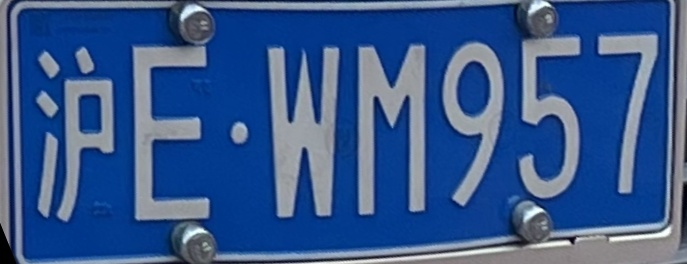
#> input picture test_img/test1.jpg_plate.jpg, 687 x 264 px, found by its file name
$ python template_match.py
#> lines starting #> are read from the running program, lines starting #| are printed output that depends on the picture; pictures that were not available may be replaced by others from this repository, and a replacement may not be noted
from typing import IO
import numpy as np
import cv2
from numpy.lib.shape_base import tile
import utils
import matplotlib.pyplot as plt
import os
import copy


class TemplateMatcher:
    def __init__(self, threshold=0.1, template_path='templates', visualize=False):
        self.template_path = template_path
        self.methods = ['cv2.TM_CCOEFF',  \
         'cv2.TM_CCOEFF_NORMED', 'cv2.TM_CCORR',
            'cv2.TM_CCORR_NORMED', 'cv2.TM_SQDIFF', 'cv2.TM_SQDIFF_NORMED']
        self.threshold = threshold
        self.visualize = visualize

    def match(self, img, template, scale_speed):
        """
        Multi scale Template match
        """


        template = cv2.cvtColor(template, cv2.COLOR_BGR2GRAY)

        template = cv2.Canny(template, 50, 200)

        gray = cv2.cvtColor(img, cv2.COLOR_BGR2GRAY)
        # utils.show_img(gray)
        found = None
        visualize = self.visualize

        (tH, tW) = template.shape[:2]

        # find scale
        scale_low = 0.1
        scale_high = 1
        scale_num = 20
        # import pdb; pdb.set_trace()
        while(gray.shape[0]*scale_low < tH):
            scale_low += scale_speed
        scale_high = scale_low + 1.0

        # loop over the scales of the image
        for scale in np.linspace(scale_low, scale_high, scale_num)[::-1]:

            resized = cv2.resize(gray, ( int(gray.shape[1]*scale),int(gray.shape[0] * scale) ) )
            r = gray.shape[1] / float(resized.shape[1])
            if resized.shape[0] < tH or resized.shape[1] < tW:
                # print('resize shape too small, break')
                break

            edged = cv2.Canny(resized, 50, 200)

            result = cv2.matchTemplate(edged, template, cv2.TM_CCOEFF_NORMED)
            (_, maxVal, _, maxLoc) = cv2.minMaxLoc(result)

            if visualize:

                clone = np.dstack([edged, edged, edged])
                cv2.rectangle(clone, (maxLoc[0], maxLoc[1]),
                    (maxLoc[0] + tW, maxLoc[1] + tH), (0, 0, 255), 2)
                cv2.imshow("Visualize", clone)
                cv2.waitKey(0)
            # if we have found a new maximum correlation value, then update
            # the bookkeeping variable
            if found is None or maxVal > found[0]:
                found = (maxVal, maxLoc, r)

        # unpack the bookkeeping variable and compute the (x, y) coordinates
        # of the bounding box based on the resized ratio
        if found is None:
            if self.visualize:
                print('Not found any. Match failure.')
            return None

        (maxVal, maxLoc, r) = found
        (startX, startY) = (int(maxLoc[0] * r), int(maxLoc[1] * r))
        (endX, endY) = (int((maxLoc[0] + tW) * r), int((maxLoc[1] + tH) * r))

        # draw a bounding box around the detected result and display the image
        if self.visualize:
            cv2.rectangle(img, (startX, startY), (endX, endY), (0, 0, 255), 2)
            cv2.imshow("Image", img)
            cv2.waitKey(0)

        if self.visualize:
            print('score is:', maxVal)
            if maxVal > self.threshold:
                print('match success.')
            else:
                print('match failure.')

        return found


    def template_dataset(self):
        """
        Return the templates dataset
        """
        self.template_file_list = os.listdir(self.template_path)
        template_dataset = []


        for template_file in self.template_file_list:
            if template_file=='.DS_Store':
                continue
            img = cv2.imread(os.path.join(self.template_path, template_file))
            # parse file name
            label = template_file.split('.')[0]
            label = label.split('_')[0]
            template_dataset.append( (label, img) )


        return template_dataset


    def loop_match(self, plate_img, scale_speed, iou_threshold):

        debug = False

        template_dataset = self.template_dataset()
        result_template_list = []
        img = copy.deepcopy(plate_img)
        img_withnms= copy.deepcopy(plate_img)
        # loop over
        for data in template_dataset:
            label = data[0]
            template = data[1]
            try:
                result = self.match(plate_img, template, scale_speed)
            except:
                import pdb; pdb.set_trace()
                print('Error here.')

            if result is None:
                continue
            else:
                (tH, tW) = template.shape[:2]
                (maxVal, maxLoc, r) = result

                if maxVal > self.threshold:
                    (startX, startY) = (int(maxLoc[0] * r), int(maxLoc[1] * r))
                    (endX, endY) = (int((maxLoc[0] + tW) * r), int((maxLoc[1] + tH) * r))
                    (midX, midY) = (int(startX/2+endX/2), int(startY/2+endY/2))
                    if debug:
                        cv2.rectangle(img, (startX, startY), (endX, endY), (0, 0, 255), 2)

                    result_template_list.append((label, (startX, startY, endX, endY), maxVal))
                    # result_template_list.append((label, (midX,midY)))
                    # result_template_list.append((label, (endX,endY)))

        # non-maximum suppression
        result_template_list = self.NMS(result_template_list, iou_threshold=iou_threshold)

        # filter
        def compare(a):
            return a[1][0]

        result_template_list.sort(key=compare, reverse=False)

        if debug:
            utils.show_img(img)
            # utils.save_img('report_img/without_nms.png', img)

            for box in result_template_list:
                label, (startX, startY, endX, endY), maxVal = box
                cv2.rectangle(img_withnms, (startX, startY), (endX, endY), (0, 0, 255), 2)

            utils.show_img(img_withnms)
            # utils.save_img('report_img/with_nms.png', img_withnms)
            # print(result_template_list)

        output = []
        for i in range(len(result_template_list)):
            output.append(result_template_list[i][0])

        output = "".join(output)

        return output

    @staticmethod
    def compute_iou(gt_box,b_box):
        '''
        计算iou
        :param gt_box: ground truth gt_box = [x0,y0,x1,y1]（x0,y0)为左上角的坐标（x1,y1）为右下角的坐标
        :param b_box: bounding box b_box 表示形式同上
        :return:
        '''
        width0=gt_box[2]-gt_box[0]
        height0 = gt_box[3] - gt_box[1]
        width1 = b_box[2] - b_box[0]
        height1 = b_box[3] - b_box[1]
        max_x =max(gt_box[2],b_box[2])
        min_x = min(gt_box[0],b_box[0])
        width = width0 + width1 -(max_x-min_x)
        max_y = max(gt_box[3],b_box[3])
        min_y = min(gt_box[1],b_box[1])
        height = height0 + height1 - (max_y - min_y)

        interArea = width * height
        boxAArea = width0 * height0
        boxBArea = width1 * height1
        iou = interArea / (boxAArea + boxBArea - interArea)
        return iou


    @staticmethod
    def NMS(box_list, iou_threshold=0.4):
        """
        Non-maximum suppression
        """

        result_list = []

        def val_compare(a):
            return a[2]

        box_list.sort(key=val_compare, reverse=True)
        while(box_list!=[]):
            tmp_box = box_list.pop(0)
            result_list.append(tmp_box)
            for tmp_box2 in box_list:
                IOU = TemplateMatcher.compute_iou(tmp_box[1], tmp_box2[1])
                if IOU > iou_threshold:
                    box_list.remove(tmp_box2)


        return result_list


if __name__=='__main__':

    threshold = 0.01

    test_img_path = 'test1.jpg_plate.jpg' # 沪EWM957
    # test_img_path = 'test2.jpg_plate.jpg' # 沪ADE6598
    # test_img_path = 'test3.jpg_plate.jpg' # 皖SJ6M07

    # test_template_path = 'templates/D.png'

    test_img = cv2.imread(test_img_path)
#> test_img is the input picture: shape (264, 687, 3); mean B, G, R 140.3, 87.5, 54.2

    # test_template = cv2.imread(test_template_path)

    matcher = TemplateMatcher(threshold=threshold, visualize=False)
    # result = matcher.match(test_img, test_template, 0.1)

    plate_number = matcher.loop_match(test_img, scale_speed=0.3, iou_threshold=0.05)
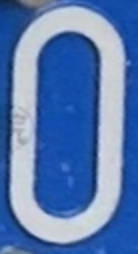
#> input picture templates/difficult/0.png, 138 x 254 px, given in place of difficult, which was not available
#> in template_dataset, img is the input picture: shape (254, 138, 3); mean B, G, R 175.8, 122, 88.5
#> in loop_match, `template_dataset = self.template_dataset()`: template_dataset = 2 items
#> the loop in loop_match, `for data in template_dataset:` made 2 passes
#> (label, visualize in match, scale_high in match, scale_num in match) on passes 1 to 2: ('difficult', False, 2, 20), ('easy', False, 2, 20)
#> pass 1, in match, `template = cv2.cvtColor(template, cv2.COLOR_BGR2GRAY)`:
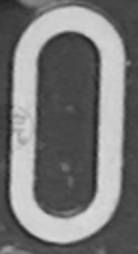
#> template: shape (254, 138); min 33, max 219, mean 118.1
#> pass 1, in match, `template = cv2.Canny(template, 50, 200)`:
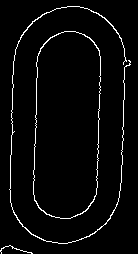
#> template: shape (254, 138); 3.4% white in thin lines or dots
#> pass 1, in match, `gray = cv2.cvtColor(img, cv2.COLOR_BGR2GRAY)`:
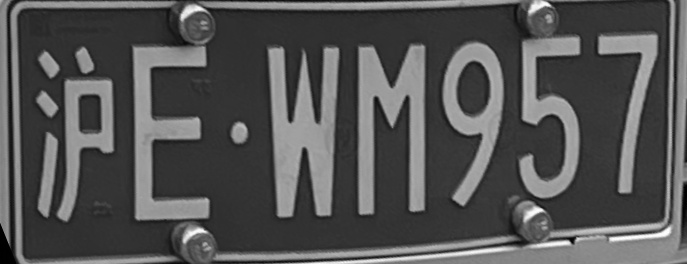
#> gray: shape (264, 687); min 0, max 255, mean 83.5
#> pass 2, in match (call 2), `template = cv2.cvtColor(template, cv2.COLOR_BGR2GRAY)`:
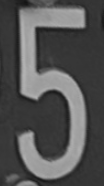
#> template: shape (186, 104); min 20, max 180, mean 83.2
#> after the loop in loop_match, `for data in template_dataset:`: result_template_list = [('difficult', (350, 97, 432, 248), 0.141), ('easy', (501, 29, 600, 206), 0.25)]
#> the loop in NMS, `while(box_list!=[]):` made 2 passes
#> tmp_box on pass 1: ('easy', (501, 29, 600, 206), 0.25)
#> tmp_box on pass 2: ('difficult', (350, 97, 432, 248), 0.141)
#> after the loop in NMS, `while(box_list!=[]):`: box_list = []; result_list = [('easy', (501, 29, 600, 206), 0.25), ('difficult', (350, 97, 432, 248), 0.141)]
#> in loop_match, `result_template_list = self.NMS(result_template_list, iou_threshold=io..`: result_template_list has the same summary as result_list in NMS
#> the loop in loop_match, `for i in range(len(result_template_list)):` made 2 passes
#> after the loop in loop_match, `for i in range(len(result_template_list)):`: output = ['difficult', 'easy']
#> plate_number = 'difficulteasy'
    # print(plate_number)
